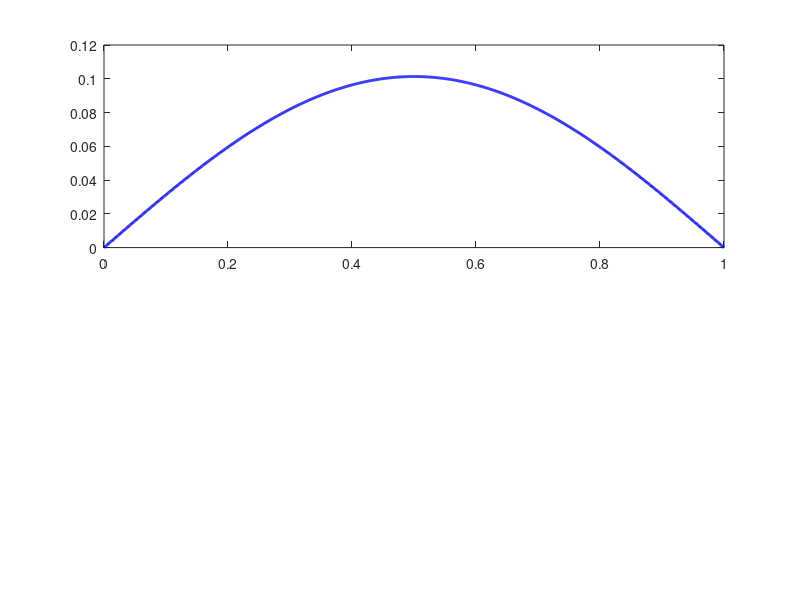

Recreate this plot in MATLAB. (Note: this script raises an error after producing the figure.)
% demo of the finite element method for the problem 
%   -u'' = sin(pi*x), 0 < x < 1, u(0) = u(1) = 0.
clear
clc

Nvec = 2.^(1:1:11)-1;   % vector of N values we shall use

% each pass of the following loop handles a new N value...
for j=1:length(Nvec)               
   N = Nvec(j);
   h = 1/(N+1);
   x = (1:N)*h;

% construct the stiffness matrix (integrals done by hand)
   K = sparse(N,N);
   K = K+sparse(1:N-1,2:N,-1/h,N,N);
   K = K+K.';
   K = K+sparse(1:N,1:N,2/h,N,N);

% construct the load vector (integrals done by hand)
   f = (2/(h*pi*pi))*(1-cos(h*pi))*sin((1:N).'*h*pi); 

% solve for expansion coefficients of Galerkin approximation
   c = K\f;

% plot the true solution
   xx = linspace(0,1,1000)';     % finely spaced points between 0 and 1.
   u = sin(pi*xx)/(pi*pi);      % true solution

   figure(1)
   clf
   subplot(2,1,1)
   plot(xx, u, 'b-','linewidth',2)
   hold on

% plot the approximation solution
   uN = zeros(size(xx));
   for k=1:N
      uN = uN + c(k)*hat(xx,k,N);
   end 
   plot(xx, uN, 'r-','linewidth',2)
   set(gca,'fontsize',16)
   xlabel('$x$','interpreter','latex')
   legend('$u(x)$', '$u_N(x)$',2,'orientation','horizontal')
   set(legend,'interpreter','latex')

   title(sprintf('$N = %d$', N),'interpreter','latex')
  
% plot the error in the solution for this N 
   subplot(2,1,2)
   plot(xx, u-uN, 'r-','linewidth',2)
   set(gca,'fontsize',16)
   xlabel('$x$','interpreter','latex')
   ylabel('$u(x) - u_N(x)$','interpreter','latex')
   
   input('hit return to continue')
end
